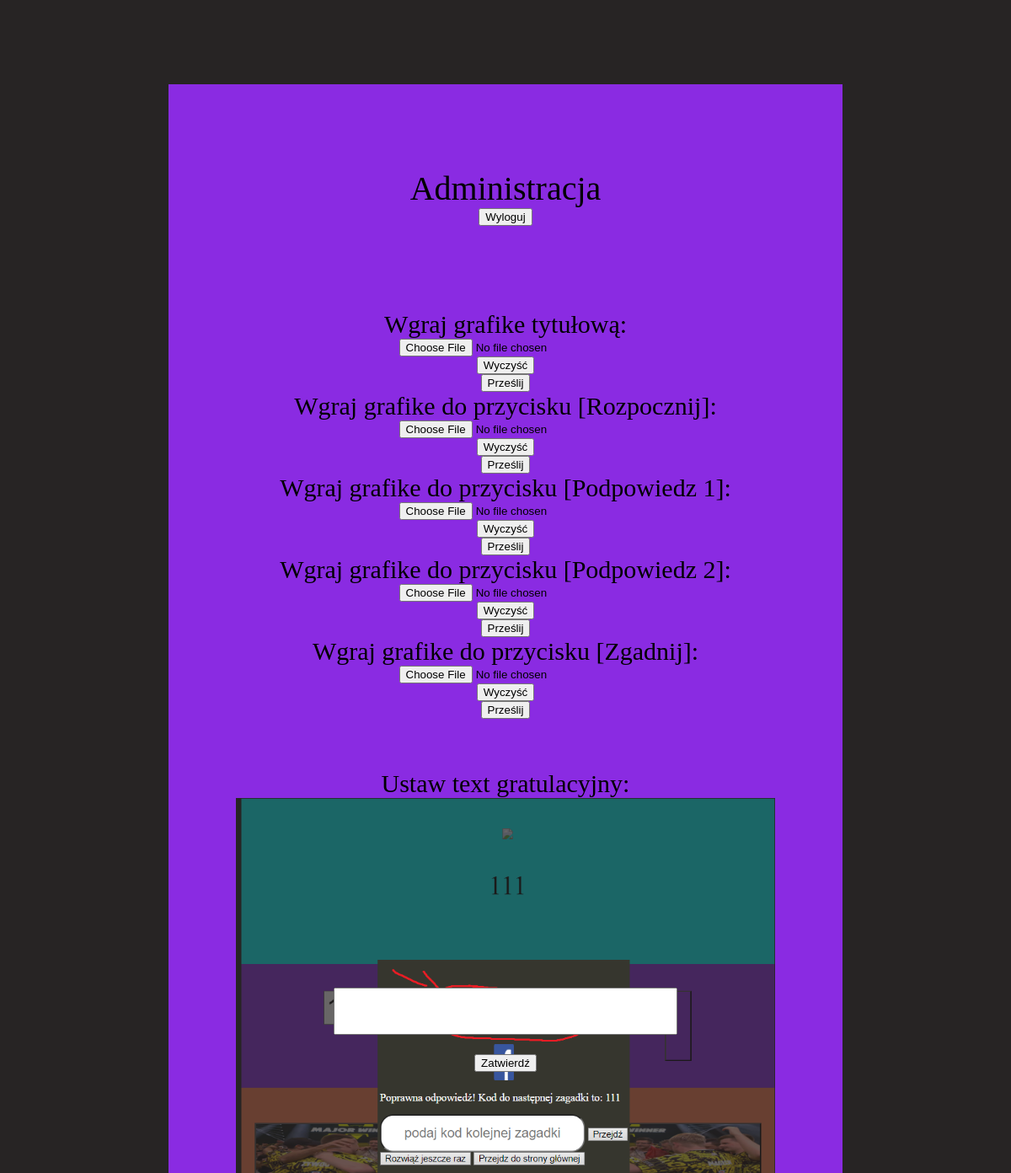
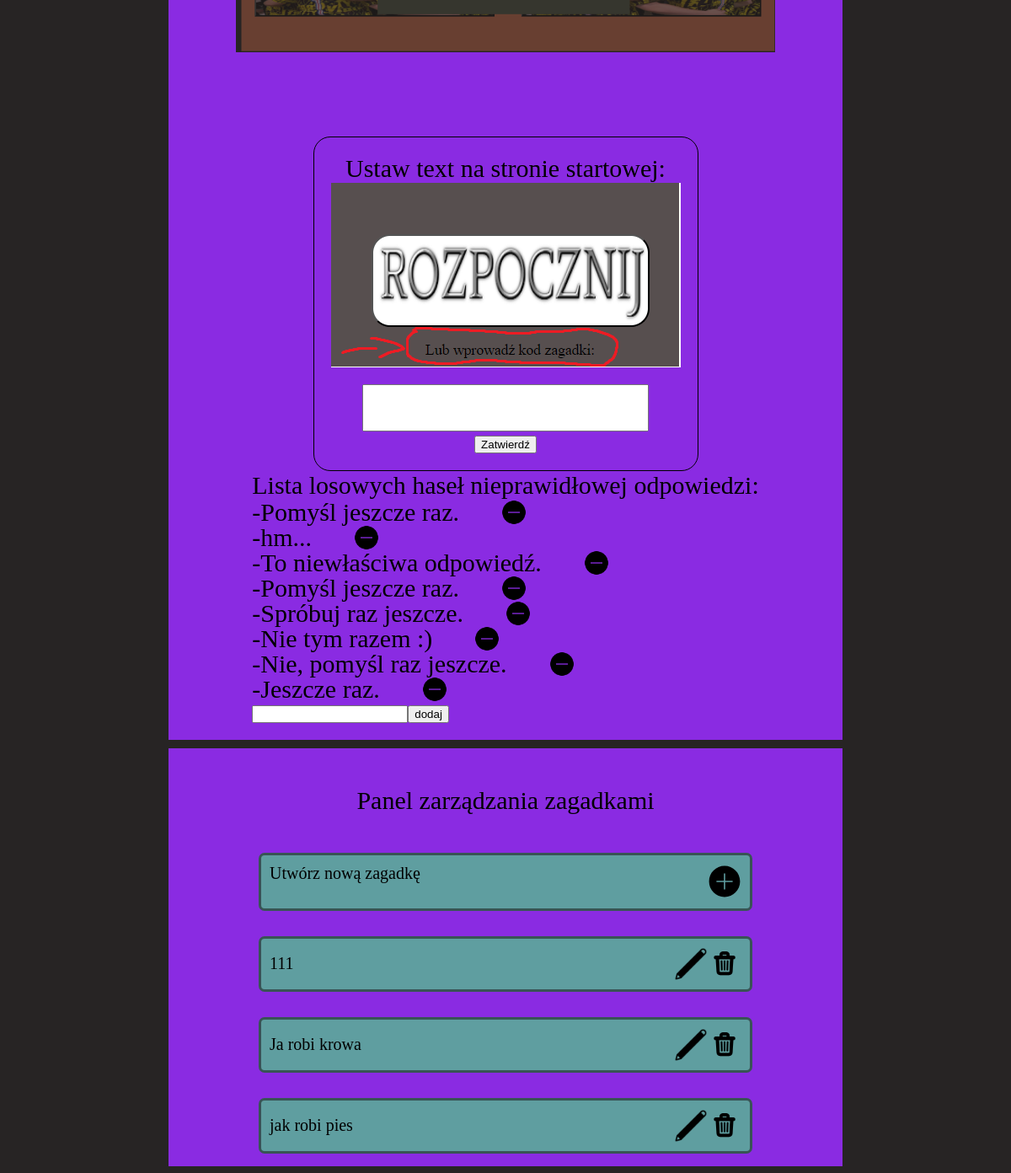
Page /administracja/ (signed in) on the committed database (2 pictures, top to bottom).
### main/models.py (models this page shows)
class LosoweHasla(models.Model):
    tresc = models.CharField(max_length=200)

class Zagadka(models.Model):
    tresc = models.CharField(max_length=50)
    odpowiedz = models.CharField(max_length=50)
    podp1 = models.CharField(max_length=50)
    podp2 = models.CharField(max_length=50)
    klucz_wejsciowy = models.CharField(max_length=50, default='brak')
    klucz_wynikowy = models.CharField(max_length=50, default='brak')
    grafika = models.FileField(upload_to='images/zagadki', default='none')
    numer = models.IntegerField(default=0)

### main/views.py (the view)
# urls.py: path('administracja/', Administracja.as_view()),
class Administracja(CreateView):
    def get(self, request, *args, **kwargs):
        if(request.user.is_authenticated):
            lista_zagadek = Zagadka.objects.all()
            lista_hasel = LosoweHasla.objects.all()
            return render(request, 'administracja.html', {'zagadki': lista_zagadek, 'hasla': lista_hasel})
        else:
            return HttpResponse(status = 403)

### main/templates/administracja.html (shortened to what this page needs)
{% load static %}
<!DOCTYPE html>
<html>
    <head>
        <link rel="stylesheet" type='text/css' href="{% static 'css/index.css' %}">
    </head>
    <body>
        <div class="container2">
            <div id="administracja">
                Administracja
                <br />
                <button id="butt-wylog">Wyloguj</button>
            </div>
            <div id="wgrywanie">
                Wgraj grafike tytułową:
                <input type="file" id="prze-plik4"/>
                <button id="butt-czysc4">Wyczyść</button>
                <button id="butt-plik4">Prześlij</button>
                Wgraj grafike do przycisku [Rozpocznij]:
                <input type="file" id="prze-plik5"/>
                <button id="butt-czysc5">Wyczyść</button>
                <button id="butt-plik5">Prześlij</button>
                Wgraj grafike do przycisku [Podpowiedz 1]:
                <input type="file" id="prze-plik"/>
                <button id="butt-czysc">Wyczyść</button>
                <button id="butt-plik">Prześlij</button>
                Wgraj grafike do przycisku [Podpowiedz 2]:
                <input type="file" id="prze-plik2"/>
                <button id="butt-czysc2">Wyczyść</button>
                <button id="butt-plik2">Prześlij</button>
                Wgraj grafike do przycisku [Zgadnij]:
                <input type="file" id="prze-plik3"/>
                <button id="butt-czysc3">Wyczyść</button>
                <button id="butt-plik3">Prześlij</button>
                Ustaw text gratulacyjny:
                <div id="gratulacje-edit">
                    <input type="text" name="text-gratulacje" id="text-gratulacje" />
                    <button id='but-grat-text'>Zatwierdź</button>
                </div>
                <div id="text-start-edit">
                    Ustaw text na stronie startowej:
                    <img src="/media/images/rest/okno_start.png" id="start-img" />
                    <input type="text" name="text-start" id="text-start" />
                    <button id="but-start-text">Zatwierdź</button>
                </div>
                <div id="div-losowe-hasla">
                    Lista losowych haseł nieprawidłowej odpowiedzi:
                    {% for haslo in hasla %}
                    <div class="div-haslo">
                        <p class="text-haslo">-{{haslo.tresc}}</p>
                        <img src="/media/images/rest/minus.png" class="minusek" />
                    </div>
                    {%endfor%}
                    <div class="div-haslo">
                        <input type="text" id="nowe-haslo" name="nowe-haslo" />
                        <button id="nowe-haslo-but">dodaj</button>
                    </div>
                </div>
            </div>
            <div id="zagadki">
                <hr />
                <p> Panel zarządzania zagadkami </p>
                <div id="utworz-zagadke">
                    <div class="zagadka-content" id="zagadka-content-nowa">
                        <div id="utworz-text-div">
                            Utwórz nową zagadkę
                        </div>
                    </div>
                    <div class="zagadka-icons" id="zagadka-icons-nowa">
                        <svg xmlns="http://www.w3.org/2000/svg" class="icon" id="nowa-zag-butt"  viewBox="0 0 50 50" width="30px" height="30px">    <path d="M25,2C12.317,2,2,12.317,2,25s10.317,23,23,23s23-10.317,23-23S37.683,2,25,2z M37,26H26v11h-2V26H13v-2h11V13h2v11h11V26z"/></svg>
                    </div>
                </div>
                {% for zagadka in zagadki %}
                    <div class="zagadka">
                        <div class="zagadka-content">
                            <div id="utworz-tekst-div">
                                {{zagadka.tresc}}
                            </div>
                        </div>
                        <div class="zagadka-icons">
                            <img src='/media/images/rest/edit.png' class = 'icon edit'/>
                            <img src='/media/images/rest/trash.png' class = 'icon remove'/>
                        </div>
                    </div>
                {% endfor %}
            </div>
        </div>
    </body>
</html>

### main/static/css/index.css (style rules this page uses)
body { background-color: rgb(39, 36, 36); display: block; }
.container2 { width: 800px; margin-top: 100px; margin-left: auto; margin-right: auto; background-color: aliceblue; }
#administracja { display: flex; flex-direction: column; background-color: blueviolet; align-items: center; justify-content: center; font-size: 40px; width: 100%; height: 50%; padding-bottom: 100px; padding-top: 100px; }
#wgrywanie { display: flex; flex-direction: column; background-color: blueviolet; align-items: center; justify-content: center; font-size: 30px; width: 100%; height: 70%; }
#zagadki { display: flex; flex-direction: column; background-color: blueviolet; align-items: center; justify-content: center; font-size: 30px; width: 100%; height: 70%; }
.zagadka { width: 70%; background-color: cadetblue; margin: 15px; font-size: 20px; padding: 10px; display: flex; align-items: center; border-radius: 7px; border: solid rgb(56, 84, 85) 3px; }
.zagadka-content { width: 80%; }
.zagadka-icons { width: 20%; display: flex; align-items: center; justify-content: right; }
hr { width: 100%; height: 10px; background-color: rgb(39, 36, 36); border: none; }
#utworz-zagadke { width: 70%; background-color: cadetblue; margin: 15px; font-size: 20px; padding: 10px; display: flex; align-items: center; border-radius: 7px; border: solid rgb(56, 84, 85) 3px; }
.icon { width: 40px; height: 40px; }
#gratulacje-edit { display: flex; justify-content: center; align-items: center; position: relative; }
#text-gratulacje { position: absolute; width: 50%; height: 50px; font-size: 15px; text-align: center; }
#but-grat-text { position: absolute; top:60%; }
#text-start-edit { display: flex; flex-direction: column; align-items: center; justify-content: center; margin-top: 100px; border: solid black 1px; border-radius: 20px; padding:20px; }
#text-start { width: 80%; height: 50px; font-size: 15px; text-align: center; margin-top: 20px; margin-bottom: 5px; }
#utworz-text-div { width: 100%; margin-bottom: 20px; }
.div-haslo { width: 100%; height: 30px; display: flex; flex-direction: row; align-items: center; }
.minusek { width: 30px; height: 30px; margin-left: 50px; }

### rows in the picture
LosoweHasla: tresc "Pomyśl jeszcze raz."
LosoweHasla: tresc "hm..."
LosoweHasla: tresc "To niewłaściwa odpowiedź."
LosoweHasla: tresc "Pomyśl jeszcze raz."
LosoweHasla: tresc "Spróbuj raz jeszcze."
LosoweHasla: tresc "Nie tym razem :)"
LosoweHasla: tresc "Nie, pomyśl raz jeszcze."
LosoweHasla: tresc "Jeszcze raz."
Zagadka: tresc "111"
Zagadka: tresc "Ja robi krowa"
Zagadka: tresc "jak robi pies"
